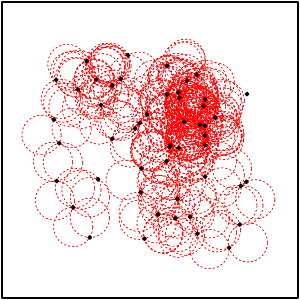

R code for this plot:
library("sqldf", lib.loc="~/R/x86_64-pc-linux-gnu-library/3.2")
library("plotrix", lib.loc="~/R/x86_64-pc-linux-gnu-library/3.2")

distance <- function(x1, y1, x2, y2){
  return(sqrt((x1-x2)^2+(y1-y2)^2))
}

calculateDisk <- function(x1, y1, x2, y2){
  x = x1 - x2
  y = y1 - y2
  d2 = x^2 + y^2
  if(d2 != 0){
    root = sqrt(abs(4 * (r2 / d2) - 1))
    h1 = ((x + y * root) / 2) + x2
    h2 = ((x - y * root) / 2) + x2
    k1 = ((y - x * root) / 2) + y2
    k2 = ((y + x * root) / 2) + y2
    return(c(h1, k1, h2, k2))
  }
  return(NULL)
}

epsilon = 10
r2 = (epsilon / 2)^2
n = 50
size = 3

x = runif(n, 0, n)
y = runif(n, 0, n)

par(mar=c(0.1,0.1,0.1,0.1))
pointset=data.frame(x=x,y=y)
data = sqldf("SELECT p1.x AS x1, p1.y AS y1, p2.x AS x2, p2.y AS y2 FROM pointset p1 CROSS JOIN pointset p2 ")
plot(1, asp=1, axes = F, xlim = c(0 - epsilon, n + epsilon), ylim = c(0 - epsilon, n + epsilon), xlab = "", ylab = "", type='n')
for(i in 1:nrow(data)){
  x1 = data[i,1]
  y1 = data[i,2]
  x2 = data[i,3]
  y2 = data[i,4]
  d = distance(x1,y1,x2,y2)
  if(d <= epsilon && d != 0){
    centers = calculateDisk(x1,y1,x2,y2)
    draw.circle(centers[1], centers[2], epsilon/2, nv = 1000, border = 2, col = NA, lty = 2, lwd = 0.5)
    draw.circle(centers[3], centers[4], epsilon/2, nv = 1000, border = 2, col = NA, lty = 2, lwd = 0.5)    
  }
}
points(x, y, pch = 21, cex = 0.5, col = 1, bg = 1)
box()

pdf("test.pdf",width=size,height=size)
par(mar=c(0.1,0.1,0.1,0.1))
plot(1, asp=1, axes = F, xlim = c(0 - epsilon, n + epsilon), ylim = c(0 - epsilon, n + epsilon), xlab = "", ylab = "", type='n')
pointset=data.frame(x=x,y=y)
data = sqldf("SELECT p1.x AS x1, p1.y AS y1, p2.x AS x2, p2.y AS y2 FROM pointset p1 CROSS JOIN pointset p2 ")

for(i in 1:nrow(data)){
  x1 = data[i,1]
  y1 = data[i,2]
  x2 = data[i,3]
  y2 = data[i,4]
  d = distance(x1,y1,x2,y2)
  if(d <= epsilon && d != 0){
    centers = calculateDisk(x1,y1,x2,y2)
    draw.circle(centers[1], centers[2], epsilon/2, nv = 1000, border = 2, col = NA, lty = 2, lwd = 0.5)
    draw.circle(centers[3], centers[4], epsilon/2, nv = 1000, border = 2, col = NA, lty = 2, lwd = 0.5)    
  }
}
points(x, y, pch = 21, cex = 0.5, col = 1, bg = 1 )
box()
dev.off()